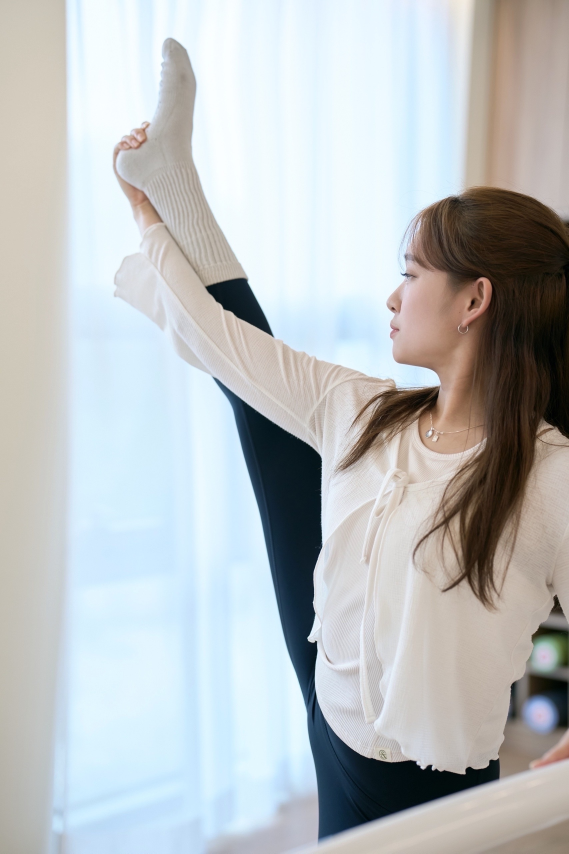
#> input picture instagram/KakaoTalk_20260512_142029503_01.jpg, 1707 x 2560 px (shown at 1/3 size)
$ python -i compose_spa_cinqmondes.py   (imports and definitions only)
#> lines starting #> are read from the running program, lines starting #| are printed output that depends on the picture
### scripts/brand_constants.py
"""웰페리온 브랜드 상수 로더 (★정본 아님 — 원천은 ssot/brand.json)

슬라이드 합성 엔진 3종이 쓰는 색·폰트·로고 경로·브랜드 프리셋을 공급한다.
2026-07-24(배64) 이전에는 이 파일이 값의 정본이었으나, AI 가 브랜드 기준을 한 번에
학습할 수 있는 기계 원천이 필요해 원천을 ssot/brand.json 으로 옮겼다. 이 파일은
그걸 읽어 종전과 **같은 이름·같은 값**의 상수로 채우는 로더다(엔진 호환 유지·이미지 불변).

값의 원천 = ssot/brand.json (배64). 여기서 값을 고치지 말 것 — brand.json 을 고친 뒤
이 모듈을 다시 로드하면 반영된다. 이 파일은 brand.json 을 읽어 아래 동일한 이름·동일한 값의
상수로 채우는 로더다(공개 이름·값 불변 — 슬라이드 엔진 호환 유지).
JSON 로드 실패 시 조용히 죽지 않는다 — 하드코딩 폴백 값으로 채우고 stderr 에 [WARN] 을 남긴다
(콘텐츠 제작이 멈추면 안 된다).

소비처:
  - compose_barre.py  (사진형 1080x1080)
  - compose_ballet.py (compose_barre 레이아웃 재사용)
  - slide_compositor.py (텍스트형 1080x1350 / BRAND_PRESETS)

문서 정본: 웰페리온 ERP M1 "디자인 표준 마스터".
"""
from __future__ import annotations

import json
import sys
from pathlib import Path

# -----------------------------------------------------------------
# 경로
# -----------------------------------------------------------------
PROJECT_ROOT = Path.home() / "welperion-automation"
_BRAND_JSON = PROJECT_ROOT / "ssot" / "brand.json"

# -----------------------------------------------------------------
# ─────────────────────────────────────────────────────────────────────────────
# 하드코딩 폴백 값 — ssot/brand.json 로드 실패 시에만 쓰인다.
# ★여기를 고쳐도 평소에는 아무 효과가 없다(정상 경로는 brand.json 을 읽는다).
#   값을 바꾸려면 ssot/brand.json 을 고쳐라. 여기만 고치면 원천과 갈라져,
#   '고쳤는데 왜 안 바뀌지' + 'JSON 이 깨진 날에만 옛 색이 나오는' 최악의 조합이 된다.
#   폴백을 바꿔야 할 유일한 이유 = brand.json 을 고친 뒤 둘을 같은 값으로 맞출 때.
# ─────────────────────────────────────────────────────────────────────────────
# -----------------------------------------------------------------
_FALLBACK_FONT_DIR = PROJECT_ROOT / "2. 브랜드_자료" / "02_로고&워터마크&FONT" / "font"
_FALLBACK_LOGO_DIR = PROJECT_ROOT / "instagram" / "_assets" / "logo"

_FALLBACK = {
    "FONT_DIR": _FALLBACK_FONT_DIR,
    "FONT_BOLD": _FALLBACK_FONT_DIR / "Pretendard-Bold.otf",
    "FONT_SEMIBOLD": _FALLBACK_FONT_DIR / "Pretendard-SemiBold.otf",
    "FONT_MEDIUM": _FALLBACK_FONT_DIR / "Pretendard-Medium.otf",
    "LOGO_DIR": _FALLBACK_LOGO_DIR,
    "LOGO_WHITE_ALPHA": _FALLBACK_LOGO_DIR / "wellperion_white_alpha.png",
    "LOGO_BEIGE_ALPHA": _FALLBACK_LOGO_DIR / "wellperion_beige_alpha.png",
    "BEIGE": (183, 159, 138),
    "BLACK_BG": (34, 31, 32),
    "WHITE": (255, 255, 255),
    "GRAY": (170, 160, 152),
    "HIGHLIGHT": (237, 91, 63),
    "CHIP_BEIGE": (186, 162, 140),
    "SEP_LINE": (171, 161, 151),
    "DUOTONE_DARK": "#221F20",
    "DUOTONE_LIGHT": "#B79F8A",
    "BRAND_PRESETS": {
        "main": {
            "primary": (183, 159, 138), "background": (34, 31, 32), "accent": (237, 91, 63),
            "text": (255, 255, 255), "text_secondary": (183, 159, 138), "wordmark": "W  WELLPERION",
        },
        "sports_club": {
            "primary": (63, 113, 176), "background": (37, 59, 108), "accent": (183, 159, 138),
            "text": (255, 255, 255), "text_secondary": (210, 220, 240), "wordmark": "WELLPERION SPORTS CLUB",
        },
        "squash": {
            "primary": (210, 210, 210), "background": (119, 150, 142), "accent": (183, 159, 138),
            "text": (255, 255, 255), "text_secondary": (220, 230, 225), "wordmark": "W  SQUASH",
        },
        "pt": {
            "primary": (181, 72, 64), "background": (81, 43, 50), "accent": (183, 159, 138),
            "text": (255, 255, 255), "text_secondary": (220, 200, 195), "wordmark": "W  PT",
        },
        "golf": {
            "primary": (51, 115, 66), "background": (19, 33, 23), "accent": (183, 159, 138),
            "text": (255, 255, 255), "text_secondary": (200, 215, 200), "wordmark": "W  GOLF",
        },
        "swimming": {
            "primary": (33, 87, 104), "background": (23, 44, 66), "accent": (183, 159, 138),
            "text": (255, 255, 255), "text_secondary": (200, 215, 225), "wordmark": "W  SWIMMING",
        },
        "pilates": {
            "primary": (196, 69, 88), "background": (130, 42, 55), "accent": (183, 159, 138),
            "text": (255, 255, 255), "text_secondary": (230, 200, 205), "wordmark": "W  PILATES",
        },
        "gymnastic": {
            "primary": (194, 186, 214), "background": (86, 58, 97), "accent": (183, 159, 138),
            "text": (255, 255, 255), "text_secondary": (220, 215, 230), "wordmark": "W  GYMNASTIC",
        },
        "spa": {
            "primary": (201, 169, 110), "background": (250, 247, 242), "accent": (139, 26, 47),
            "text": (34, 31, 32), "text_secondary": (139, 26, 47), "wordmark": "WELLPERION × Cinq Mondes",
        },
    },
}


def _load() -> dict:
    """ssot/brand.json 에서 값을 읽어 로더용 딕셔너리로 변환. 실패 시 폴백 + [WARN]."""
    try:
        with open(_BRAND_JSON, "r", encoding="utf-8") as f:
            data = json.load(f)

        def rgb(hex_entry: dict) -> tuple:
            return tuple(hex_entry["rgb"])

        core = data["colors"]["core"]
        presets_raw = data["colors"]["department_presets"]
        presets = {}
        for key, preset in presets_raw.items():
            presets[key] = {
                "primary": rgb(preset["primary"]),
                "background": rgb(preset["background"]),
                "accent": rgb(preset["accent"]),
                "text": rgb(preset["text"]),
                "text_secondary": rgb(preset["text_secondary"]),
                "wordmark": preset["wordmark"],
            }

        fonts = data["fonts"]
        logo = data["logo"]

        return {
            "FONT_DIR": Path(fonts["FONT_DIR"]),
            "FONT_BOLD": Path(fonts["FONT_BOLD"]),
            "FONT_SEMIBOLD": Path(fonts["FONT_SEMIBOLD"]),
            "FONT_MEDIUM": Path(fonts["FONT_MEDIUM"]),
            "LOGO_DIR": Path(logo["LOGO_DIR"]),
            "LOGO_WHITE_ALPHA": Path(logo["LOGO_WHITE_ALPHA"]),
            "LOGO_BEIGE_ALPHA": Path(logo["LOGO_BEIGE_ALPHA"]),
            "BEIGE": rgb(core["BEIGE"]),
            "BLACK_BG": rgb(core["BLACK_BG"]),
            "WHITE": rgb(core["WHITE"]),
            "GRAY": rgb(core["GRAY"]),
            "HIGHLIGHT": rgb(core["HIGHLIGHT"]),
            "CHIP_BEIGE": rgb(core["CHIP_BEIGE"]),
            "SEP_LINE": rgb(core["SEP_LINE"]),
            "DUOTONE_DARK": core["DUOTONE_DARK"],
            "DUOTONE_LIGHT": core["DUOTONE_LIGHT"],
            "BRAND_PRESETS": presets,
        }
    except Exception as exc:  # noqa: BLE001 — 조용한 실패 금지, 폴백으로 계속 진행
        print(f"[WARN] ssot/brand.json 로드 실패({exc}) — brand_constants.py 하드코딩 폴백 값 사용", file=sys.stderr)
        return _FALLBACK


_values = _load()

FONT_DIR = _values["FONT_DIR"]
FONT_BOLD = _values["FONT_BOLD"]
FONT_SEMIBOLD = _values["FONT_SEMIBOLD"]
FONT_MEDIUM = _values["FONT_MEDIUM"]

LOGO_DIR = _values["LOGO_DIR"]
LOGO_WHITE_ALPHA = _values["LOGO_WHITE_ALPHA"]
LOGO_BEIGE_ALPHA = _values["LOGO_BEIGE_ALPHA"]

# -----------------------------------------------------------------
# 브랜드 색상 (사진형 엔진 — compose_barre / compose_ballet 공유)
# -----------------------------------------------------------------
BEIGE = _values["BEIGE"]              # #B79F8A
BLACK_BG = _values["BLACK_BG"]        # #221F20
WHITE = _values["WHITE"]
GRAY = _values["GRAY"]                # 날짜·메타 텍스트
HIGHLIGHT = _values["HIGHLIGHT"]      # #ED5B3F 액센트 (텍스트형 main 프리셋)
CHIP_BEIGE = _values["CHIP_BEIGE"]    # 우상단 칩 배경
SEP_LINE = _values["SEP_LINE"]        # 표지 분리선 (compose_cover y=701~702)

# 듀오톤 기본 hex (BLACK + BEIGE — 발레·스쿼시 완성본 표준)
DUOTONE_DARK = _values["DUOTONE_DARK"]
DUOTONE_LIGHT = _values["DUOTONE_LIGHT"]

# -----------------------------------------------------------------
# 브랜드 프리셋 (241030 가이드 — 텍스트형 slide_compositor)
# -----------------------------------------------------------------
BRAND_PRESETS = _values["BRAND_PRESETS"]

### scripts/compose_barre.py
"""웰페리온 슬라이드 디자인 — 사진형 정본 엔진 (compose_barre)

★ 디자인 정본 = 이 코드다 (2026-06-05 GM 결정 · 캔바(Canva) 의존 폐기).
  - 바레 '정본'은 원래 캔바 제작본이었고 코드는 그걸 모방했으나, 캔바 원본 확보가 불가하여
    영구 픽셀 불일치였다(GM 반복 미세수정의 근본 원인). → 캔바 추격 종료. 이 코드가 유일 SSOT(정본).
  - "캔바와 다르다"는 더 이상 결함이 아니다. 전 사진형 콘텐츠(바레·발레·WJO 등)는 이 엔진을 단일
    출처로 사용하고, compose_ballet 등은 이 모듈의 스타일 함수(draw_chip·paste_logo·to_duotone 등)를
    import 재사용한다 → 콘텐츠 간 픽셀 100% 일치.
  - 색·폰트·로고 상수 SSOT = scripts/brand_constants.py.

캔버스: 1080x1080
구조: 전체 사진 fill + 하단 그라디언트(y=600~) + 로고PNG 좌상단 + 우상단 칩 + 카운터
"""
from __future__ import annotations

import sys
from pathlib import Path
from PIL import Image, ImageDraw, ImageFont, ImageEnhance, ImageOps, ImageFilter
import numpy as np

# 색·폰트·로고 상수 SSOT = scripts/brand_constants.py (값 불변 이관)
import sys as _sys
_sys.path.insert(0, str(Path(__file__).parent))
from brand_constants import (  # noqa: E402
    PROJECT_ROOT,
    LOGO_DIR, LOGO_WHITE_ALPHA,
    FONT_DIR, FONT_BOLD, FONT_SEMIBOLD, FONT_MEDIUM,
    BEIGE, BLACK_BG, WHITE, GRAY, CHIP_BEIGE,
    DUOTONE_DARK, DUOTONE_LIGHT,
)

W, H = 1080, 1080


def _hex_to_rgb(h: str) -> tuple:
    h = h.lstrip("#")
    return tuple(int(h[i:i + 2], 16) for i in (0, 2, 4))


# [24 lines left out: functions to_duotone, load_font, not called in this run]


def center_crop_fill(img_path: Path, w: int, h: int) -> Image.Image:
    """원본 이미지를 center-crop으로 w×h에 fill."""
    img = Image.open(img_path)
    img = ImageOps.exif_transpose(img).convert("RGB")
    sw, sh = img.size
    target_ratio = w / h
    src_ratio = sw / sh
    if src_ratio > target_ratio:
        nw = int(sh * target_ratio)
        x0 = (sw - nw) // 2
        img = img.crop((x0, 0, x0 + nw, sh))
    else:
        nh = int(sw / target_ratio)
        y0 = (sh - nh) // 2
        img = img.crop((0, y0, sw, y0 + nh))
    return img.resize((w, h), Image.LANCZOS)


# [280 lines left out: functions apply_bottom_gradient, paste_logo, draw_chip, draw_counter, compose_cover, compose_story and 2 more, not called in this run]


# [2 lines that do not run on import are left out]

### ssot/canon.py
"""캐논 값 단일출처 로더 — ssot/canon_values.json 직독 헬퍼.

사용:
    from ssot.canon import canon_get
    url = canon_get("inquiry_path")   # → "wellperion.com/ko/inquiry"

    또는 스크립트 디렉터리가 다를 때:
    import sys; sys.path.insert(0, str(Path(__file__).parent.parent))
    from ssot.canon import canon_get
"""
from __future__ import annotations

import json
from pathlib import Path

_CANON_FILE = Path(__file__).parent / "canon_values.json"
_cache: dict[str, str] | None = None


def _load() -> dict[str, str]:
    global _cache
    if _cache is None:
        data = json.loads(_CANON_FILE.read_text(encoding="utf-8"))
        _cache = {entry["key"]: entry["value"] for entry in data.get("values", [])}
    return _cache


def canon_get(key: str) -> str:
    """캐논 값 반환. 키 미존재 시 KeyError."""
    vals = _load()
    if key not in vals:
        raise KeyError(f"canon_values.json에 키 '{key}' 없음")
    return vals[key]

### scripts/compose_spa_cinqmondes.py
"""생크몽드 스파 인스타그램 슬라이드 생성 (2026-06-11 GM 결재).

compose_barre 엔진 함수 재사용 + spa 프리셋 적용.
산출: instagram/260611_생크몽드스파/ (7장 사진 슬라이드 + 가이드카드 = 8p)

톤: 배경 크림 아이보리 #FAF7F2 / 포인트 와인 버건디 #8B1A2F / 보조 브러시드 골드 #C9A96E
서체: Light·Regular 위주, 헤드라인만 Medium (Pretendard)
"""
from __future__ import annotations

import sys
from pathlib import Path
from PIL import Image, ImageDraw, ImageFont, ImageEnhance, ImageOps, ImageFilter

sys.path.insert(0, str(Path(__file__).parent))
sys.path.insert(0, str(Path(__file__).parent.parent))
from ssot.canon import canon_get
# [1 line that did not run here, left out]

from brand_constants import (
    PROJECT_ROOT,
    LOGO_WHITE_ALPHA,
    FONT_BOLD, FONT_SEMIBOLD, FONT_MEDIUM,
    BRAND_PRESETS,
)
#> (reads ssot/brand.json from the repository)
from compose_barre import (
    center_crop_fill,
    compose_guide_card,
)

W, H = 1080, 1080

# spa 프리셋 색상
SPA = BRAND_PRESETS["spa"]
BG_IVORY   = SPA["background"]    # (250, 247, 242) #FAF7F2
BURGUNDY   = SPA["accent"]        # (139, 26, 47)   #8B1A2F
GOLD       = SPA["primary"]       # (201, 169, 110) #C9A96E
TEXT_DARK  = SPA["text"]          # (34, 31, 32)    #221F20
WHITE      = (255, 255, 255)


# [5 lines left out: function _load_font, not called in this run]


def _paste_logo_dark(canvas: Image.Image, logo_w: int = 130) -> Image.Image:
    """밝은 배경(표지) 위 로고: 버건디 tint 또는 다크 버전 사용.
    white_alpha 로고를 버건디 컬러로 tint해 아이보리 배경에서 가독성 확보."""
    logo = Image.open(LOGO_WHITE_ALPHA).convert("RGBA")
    orig_w, orig_h = logo.size
    logo_h = int(orig_h * logo_w / orig_w)
    logo = logo.resize((logo_w, logo_h), Image.LANCZOS)
    # 흰색 픽셀을 버건디로 tint
    r, g, b, a = logo.split()
    br, bg_, bb = BURGUNDY
    colored = Image.merge("RGBA", (
        r.point(lambda p: int(p * br / 255)),
        g.point(lambda p: int(p * bg_ / 255)),
        b.point(lambda p: int(p * bb / 255)),
        a,
    ))
    base = canvas.convert("RGBA")
    base.paste(colored, (40, 36), mask=a)
    return base.convert("RGB")


# [42 lines left out: functions _paste_logo_white, _apply_spa_gradient, _draw_chip_spa, not called in this run]


def compose_spa_cover(
    photo_path: Path,
    output_path: Path,
) -> None:
    """1p 표지 — 아이보리 배경 + 사진(상단 58%) + 버건디/골드 텍스트 영역.
    구조: 전체 아이보리 캔버스, 사진 상단 58%(y=0~630), 분리 골드선, 하단 정보영역."""
#> called with output_path = 'out.png'
    canvas = Image.new("RGB", (W, H), BG_IVORY)
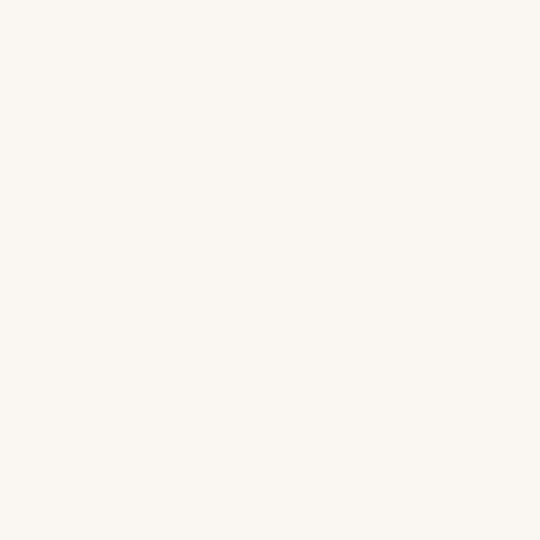
#> canvas: PIL image 1080x1080 RGB (shown at 1/2 size); mean R, G, B 250, 247, 242

    # 사진 영역 (상단 58% ≈ 630px) — 컬러 원본 유지(밝기 살짝 보정)
    PHOTO_H = 630
    photo = center_crop_fill(photo_path, W, PHOTO_H)
#> in center_crop_fill, img is the input picture: PIL image 1707x2560 RGB; mean R, G, B 187, 191.2, 192.8
#> in center_crop_fill, `img = img.crop((0, y0, sw, y0 + nh))`:
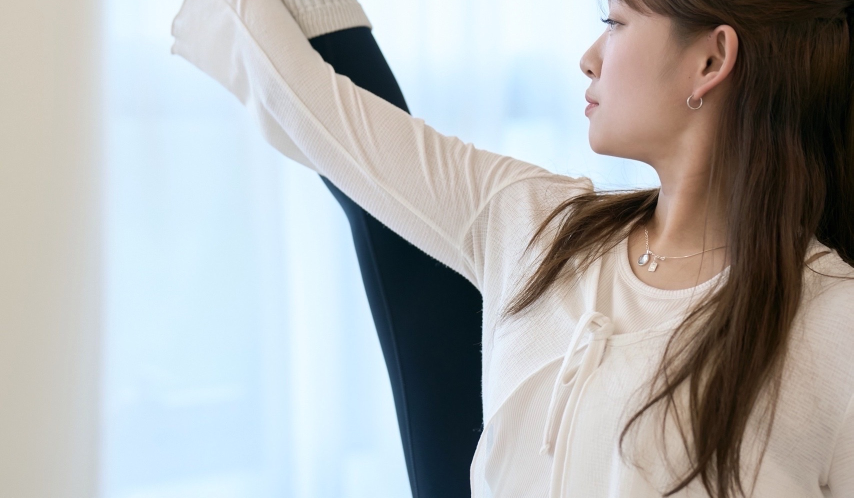
#> img: PIL image 1707x995 RGB (shown at 1/2 size); mean R, G, B 172.5, 173.9, 174.1
#> in center_crop_fill, `return img.resize((w, h), Image.LANCZOS)`:
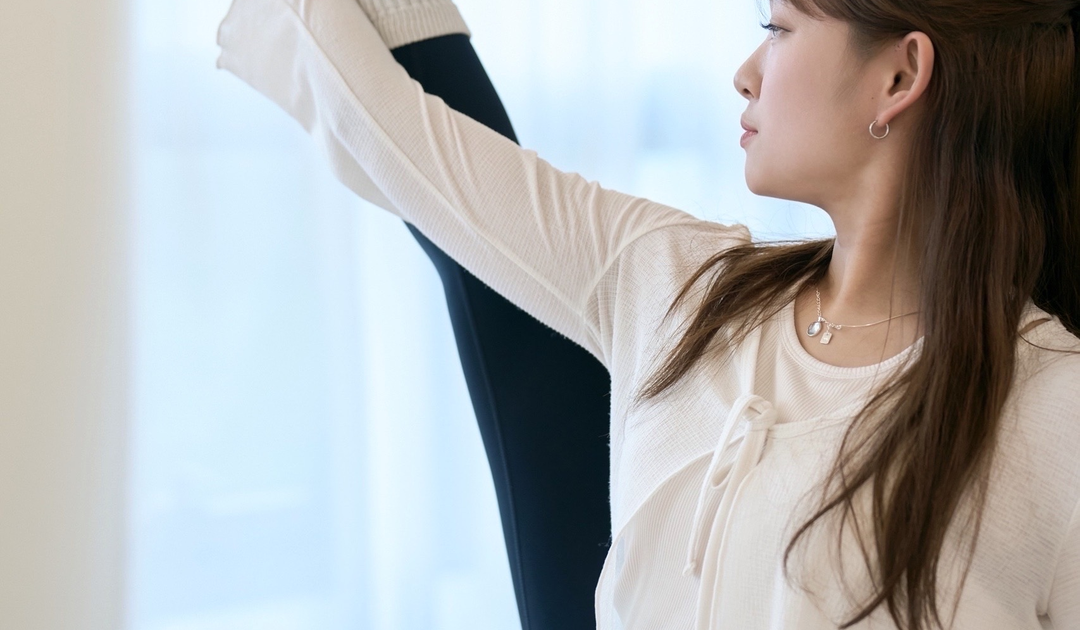
#> returned value: PIL image 1080x630 RGB; mean R, G, B 172.5, 173.9, 174.1
    photo = ImageEnhance.Brightness(photo).enhance(0.92)
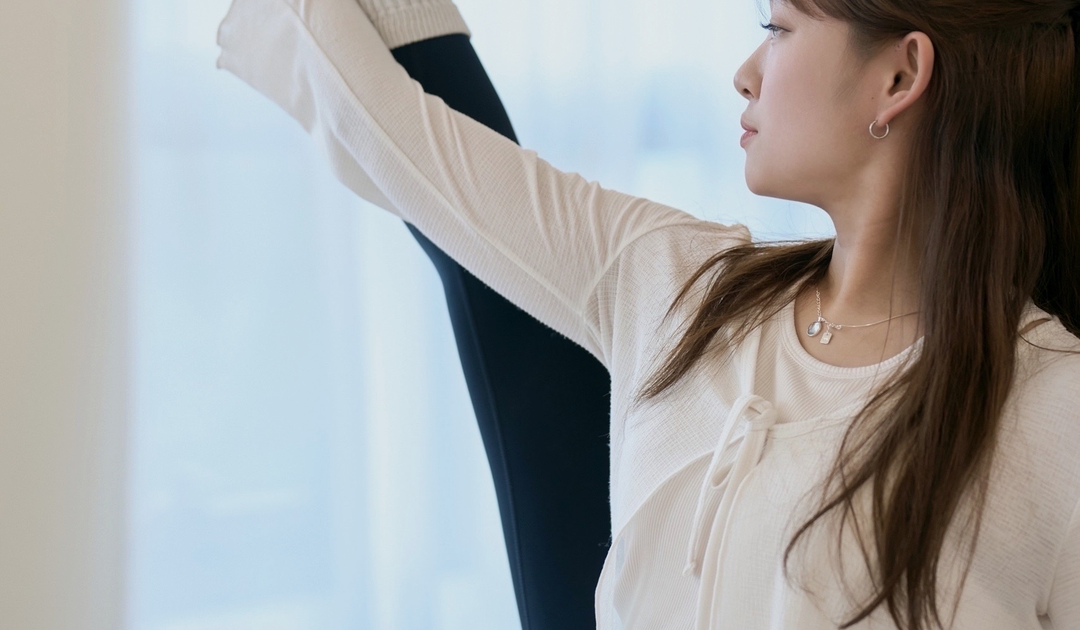
#> photo: PIL image 1080x630 RGB; mean R, G, B 158.2, 159.5, 159.6
    canvas.paste(photo, (0, 0))
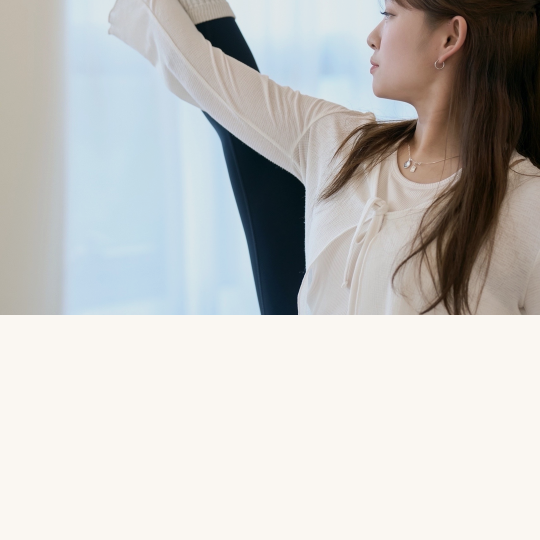
#> canvas: PIL image 1080x1080 RGB (shown at 1/2 size); mean R, G, B 196.4, 196, 194

    # 골드 분리선 (y=631~633)
    draw_base = ImageDraw.Draw(canvas)
    draw_base.rectangle([(0, 631), (W, 633)], fill=GOLD)

    # 로고 (사진 위, 버건디 tint)
    canvas = _paste_logo_dark(canvas, logo_w=120)
    draw = ImageDraw.Draw(canvas)

    # 우상단 칩 — 버건디
    chip_font = _load_font("semibold", 26)
    chip_w, chip_h = 240, 50
    chip_x = W - 40 - chip_w
    chip_y = 38
    _draw_chip_spa(draw, "WELLPERION", chip_font, chip_x, chip_y, chip_w, chip_h)

    # 하단 아이보리 영역 텍스트
    # 서브라인 — 버건디 골드 작은 레터
    sub_font = _load_font("medium", 28)
    draw.text((W // 2, 680), "웰페리온 × Cinq Mondes", font=sub_font, fill=GOLD, anchor="mm")

    # 골드 얇은 장식선
    draw.rectangle([(W // 2 - 60, 712), (W // 2 + 60, 714)], fill=GOLD)

    # 메인 카피 — 버건디 Medium (헤드라인)
    main_font = _load_font("medium", 52)
    line1 = "땀을 흘린 자리에서,"
    line2 = "회복도 같은 곳에서."
    draw.text((W // 2, 770), line1, font=main_font, fill=BURGUNDY, anchor="mm")
    draw.text((W // 2, 836), line2, font=main_font, fill=BURGUNDY, anchor="mm")

    # 골드 얇은 장식선
    draw.rectangle([(W // 2 - 40, 878), (W // 2 + 40, 880)], fill=GOLD)

    # 태그라인 — 텍스트 다크
    tag_font = _load_font("medium", 24)
    draw.text((W // 2, 920), "운동도 스파도 웰페리온 한 곳에서", font=tag_font, fill=TEXT_DARK, anchor="mm")

    # CTA 하단
    cta_font = _load_font("medium", 22)
    draw.text((W // 2, 970), _INQUIRY_CTA, font=cta_font, fill=GOLD, anchor="mm")

    output_path.parent.mkdir(parents=True, exist_ok=True)
    canvas.convert("RGB").save(output_path, "JPEG", quality=93, optimize=True)
    print(f"  [표지] {output_path.name} ({output_path.stat().st_size // 1024}KB)")


# [115 lines left out: functions compose_spa_story, main, not called in this run]


# [2 lines not run here, left out]

#> (the run stopped early here; a loop or call above may not have finished)
